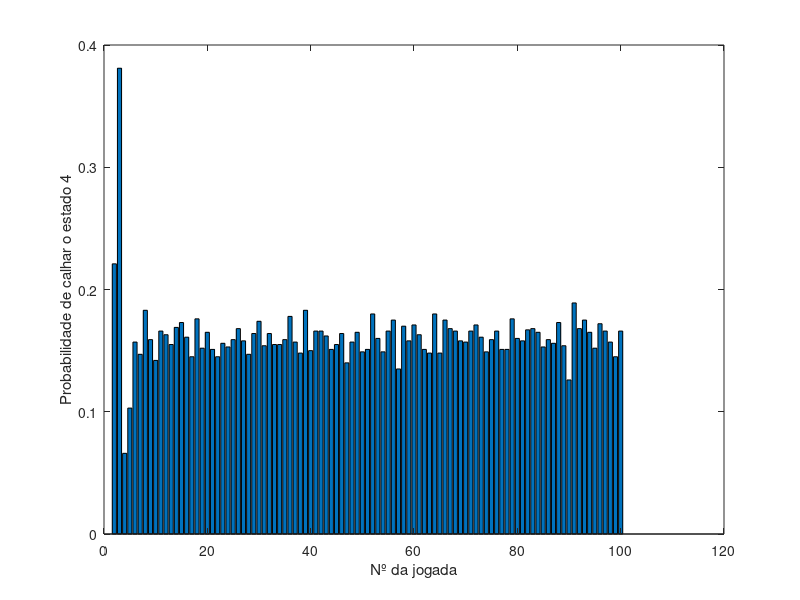

Source code (MATLAB):
close all;
Njogadas=100;
NMC=1000; %Número de runs
Ncasas=7;
Aluguer = [10,10,0,15,20,25,35];
estados = [2,3,4,5,6,3,1;
           3,4,5,6,3,7,2]; %representação da máquina de estados a posição estados(1,1) representa a casa onde se vai para caso estejamos na casa 1 e calhe cara
counter4 = zeros(1, Njogadas);


%rand('state',0)
espera = 0;
hh = waitbar(espera,"Doing stuff");

for i=1:1:NMC
    x = 0; %variável escalar que indica o número do estado em que a marca do jogador está em cada instante;
    %z(i,x) = z(i,x)+1; %Começar no 1 conta para a freq? y(i,1) tem que ser 1?
    espera = espera + 1/NMC;
    waitbar(espera,hh,"Doing stuff");
    for k=1:1:Njogadas         
        avanca = randi([1 2]); % lançamento da moeda
        if x == 0              % no inicio está "fora do tabuleiro"
            x = avanca;        % ou vai para o 1 ou para o 2
        else    
            x = estados(avanca,x);  % avança segundo o diagrama
        end
        if x == 4
            counter4(k) = counter4(k)+1; %assinala que na jogada k calhou a casa 4 na run i 
        end
    end     
end
freq4 = counter4/NMC; % calcula a frequencia com que em cada jogada calhou a casa 4
figure(1)
bar(1:Njogadas, freq4)
xlabel('Nº da jogada')
ylabel('Probabilidade de calhar o estado 4')
close(hh)
